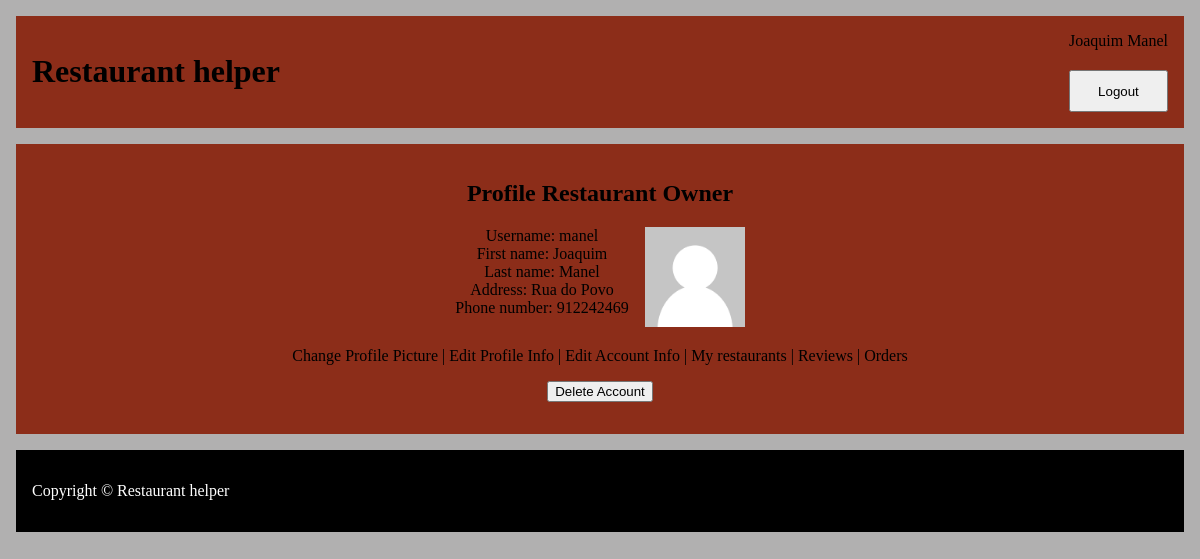
/pages/profile.php (signed in), run on an earlier commit of the app's database.
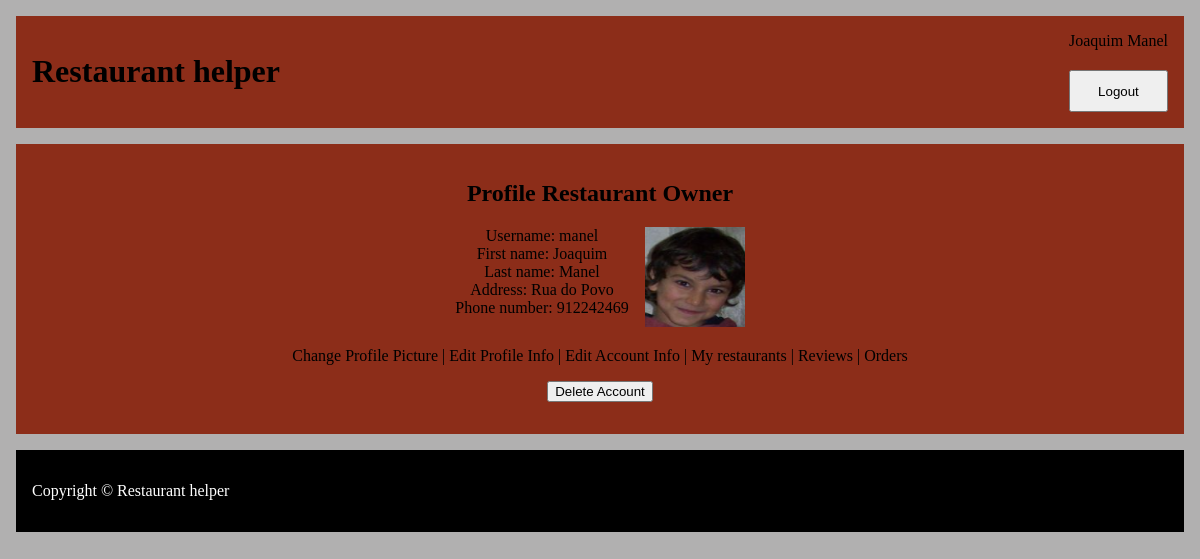
And on a later commit of the database.
### tables this page shows
CREATE TABLE users (
  userId INTEGER PRIMARY KEY,
  username VARCHAR NOT NULL,      
  password VARCHAR NOT NULL,                  
  Fname     VARCHAR NOT NULL,
  Lname    VARCHAR NOT NULL,
  adress   VARCHAR DEFAULT 'undefined',
  email    VARCHAR NOT NULL,
  phone    VARCHAR DEFAULT 'empty',
  photo STRING DEFAULT "default.jpg"                 
);

### database/user.class.php (called while the page is built, shortened)
<?php
  class User {
    public function __construct(int $id, string $username, string $firstName, string $lastName, string $adress, string $email, string $phone, bool $owner,string $photo)
    {
      $this->username = $username;
      $this->firstName = $firstName;
      $this->lastName = $lastName;
      $this->adress = $adress;
      $this->phone = $phone;
      $this->photo = $photo;
    }
    static function getUser(PDO $db, int $id) : User {
      $stmt = $db->prepare('
      SELECT userId, username,Fname, Lname, adress,email, phone,photo
      FROM users
      WHERE userId = ?
      ');
      $stmt->execute(array($id));
      $user = $stmt->fetch();
      $owner=User::isOwner($db,(int)$user['userId']);
      return new User(
        (int)$user['userId'],
        $user['username'],
        $user['Fname'],
        $user['Lname'],
        $user['adress'],
        $user['email'],
        $user['phone'],
        $owner,
        $user['photo']
      );
    }
    static function isOwner(PDO $db, int $id) {
      try {
        $stmt = $db->prepare('SELECT user FROM restaurantOwner WHERE user = ?');
        $stmt->execute(array($id));
        if ($stmt->fetch()){
          return true;
        }
        else{
          return false;
        }
      }catch(PDOException $e) {
        return true;
      }
    }
  }
?>

### templates/users.php (the view, shortened to what this page needs)
<?php function drawProfileOwner(User $user) { ?>
<h2>Profile  <?php echo $_SESSION['usertype'];?> </h2>
<article id='profile_list'>
  <ul>
    <li>Username: <?=$user->username ?></li>
    <li>First name: <?= $user->firstName ?></li>
    <li>Last name: <?= $user->lastName ?></li>
    <li>Address: <?= $user->adress ?></li>
    <li>Phone number: <?= $user->phone ?></li>
  </ul>
  <div id='profile_image'>
    <img src="../userPictures/<?=$user->photo?>" alt="ProfilePic">
  </div>
</article>
<p>
<a href="../pages/profile.php?id=photo"> Change Profile Picture</a> | <a href="../pages/profile.php?id=profile"> Edit Profile Info</a> | <a href="../pages/profile.php?id=account">Edit Account Info</a> | <a href="../pages/profile.php?id=owner">My restaurants</a> |
  <a href="../pages/profile.php?id=reviews">Reviews</a> | <a href="../pages/profile.php?id=Rorders">Orders</a>
</p>
<p>
  <input onclick="openDialog('Delete Account')" type="submit" value="Delete Account">
</p>
<?php } ?>

What changed in the data, as far as the page shows it:
changed users "manel": photo: picture added in place of a placeholder
